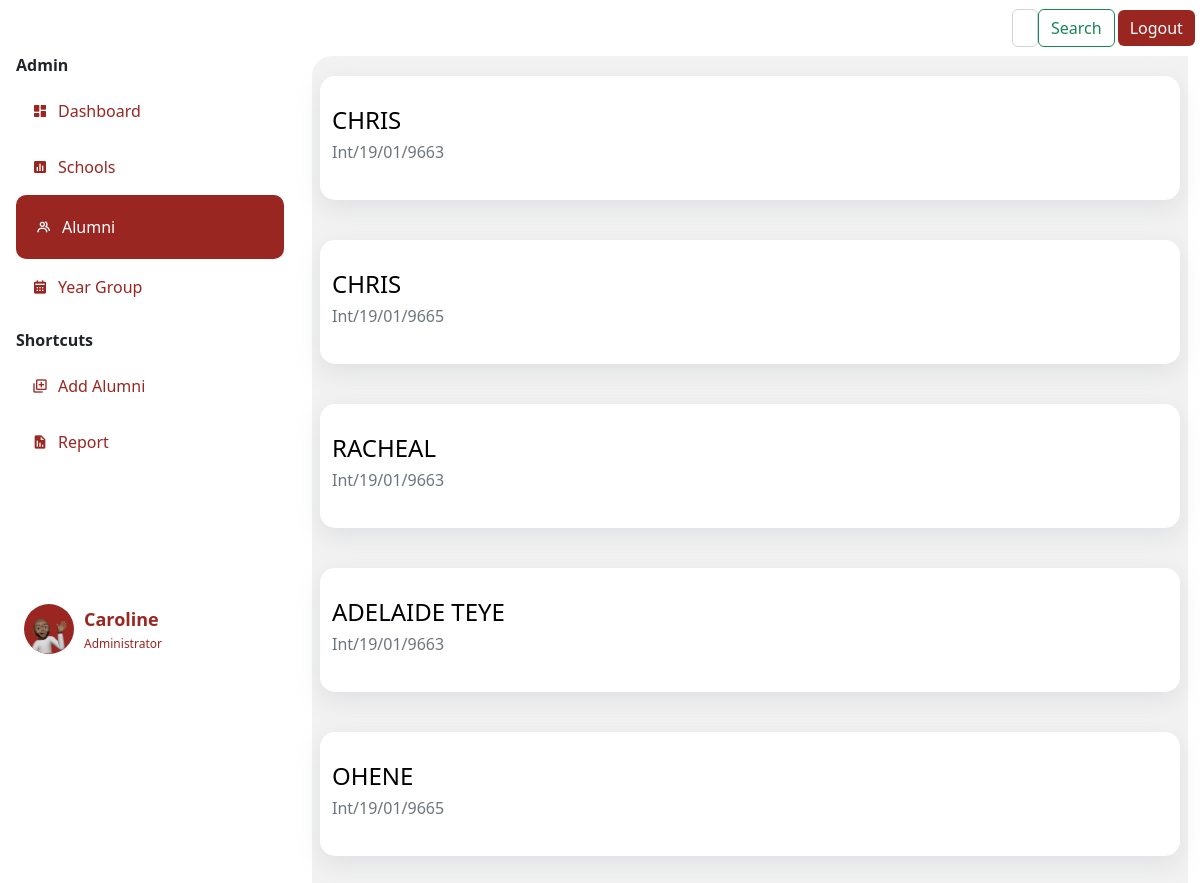
Page /list (signed in) on the earlier database version.
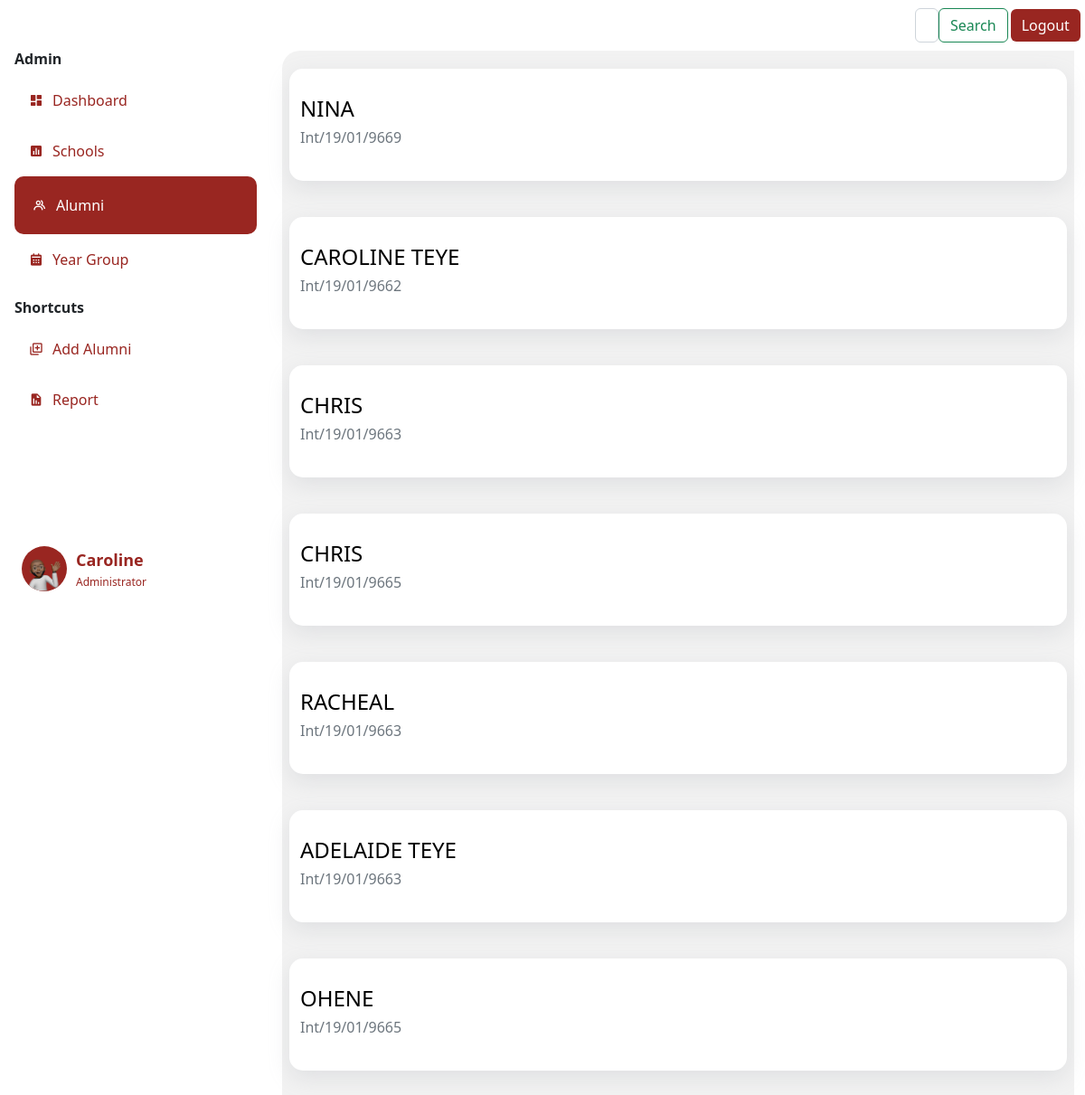
Same page on the later database version.
### app.py (models this page shows)
class User(db.Model,UserMixin):
    id= db.Column(db.Integer, primary_key=True)
    fullname= db.Column(db.String()  )
    indexnumber= db.Column(db.Integer())
    gender= db.Column(db.String()    )
    school= db.Column(db.String()    )
    department= db.Column(db.String()    )
    program= db.Column(db.String()   )
    completed= db.Column(db.Integer()     )
    admitted= db.Column(db.Integer()  )
    email= db.Column(db.String()     )
    telephone= db.Column(db.String()     )
    hall= db.Column(db.String()  )
    nationality= db.Column(db.String()   )
    address= db.Column(db.String()   )
    work= db.Column(db.String()  )
    guardian= db.Column(db.String()  )
    kin= db.Column(db.String()   )
    relationship= db.Column(db.String()  )
    marital= db.Column(db.String()   )
    health= db.Column(db.String()    )
    extra= db.Column(db.String()     )
    image_file = db.Column(db.String(20))
    def __repr__(self):
        return f"User('{self.id}', {self.fullname}, {self.gender}'"

### app.py (the view)
@app.route('/list', methods=['GET', 'POST'])
@login_required
def lists():
    print("Fetching all")
    users=User.query.order_by(User.id.desc()).all()
    print(users)
    print(current_user)
    return render_template("list.html", users=users, current_user=current_user, title="list")

### forms.py
class Search(FlaskForm):
    searched = StringField('Searched', validators=[DataRequired()])
    submit = SubmitField('Search')

### app.py (called while the page is built)
@login_manager.user_loader
def load_user(user_id):
    return Person.query.get(int(user_id))

@app.context_processor
def base():
    form=Search()
    return dict(form=form)

    def __repr__(self):
        return f"Person('{self.id}', {self.name}', {self.yearCompleted})"

### templates/list.html
{% extends 'layout.html' %}
{% block body %}
<div class="row">
    {%for user in users%}
      <div class="department-item" data-aos="fade-down-left">
        <a href="{{url_for("list", userid=user.id)}}" style="text-decoration: none; color: #992621;">
          <h4 class="names"> {{user.fullname}}</h4>
          <h6 class="text-muted">{{user.indexnumber}}</h6>
      </a>
      </div>
    {% endfor %}
    </div>
{% endblock body %}

Differences in the rows shown:
added User: fullname "NINA", indexnumber "Int/19/01/9669"
added User: fullname "CAROLINE TEYE", indexnumber "Int/19/01/9662"
